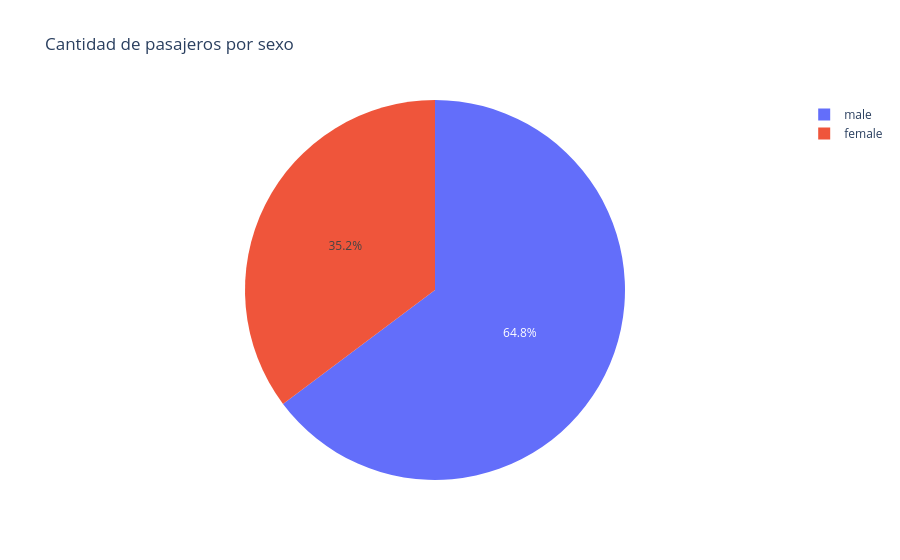

Notebook cell for this chart:
### Code cell
figura = px.pie(
    pasajeros2,
    names = 'Sex',
    values = 'PassengerId',
    title = 'Cantidad de pasajeros por sexo'
)

figura.show()

### Figure 1 — Plotly figure (JSON) as saved in the notebook; plotly's stock layout.template omitted (floating-point values rounded to 4 significant figures)
{"data": [{"domain": {"x": [0, 1], "y": [0, 1]}, "hovertemplate": "Sex=%{label}<br>PassengerId=%{value}<extra></extra>", "labels": ["female", "male"], "legendgroup": "", "name": "", "showlegend": true, "type": "pie", "values": [314, 577]}], "layout": {"legend": {"tracegroupgap": 0}, "title": {"text": "Cantidad de pasajeros por sexo"}}}
